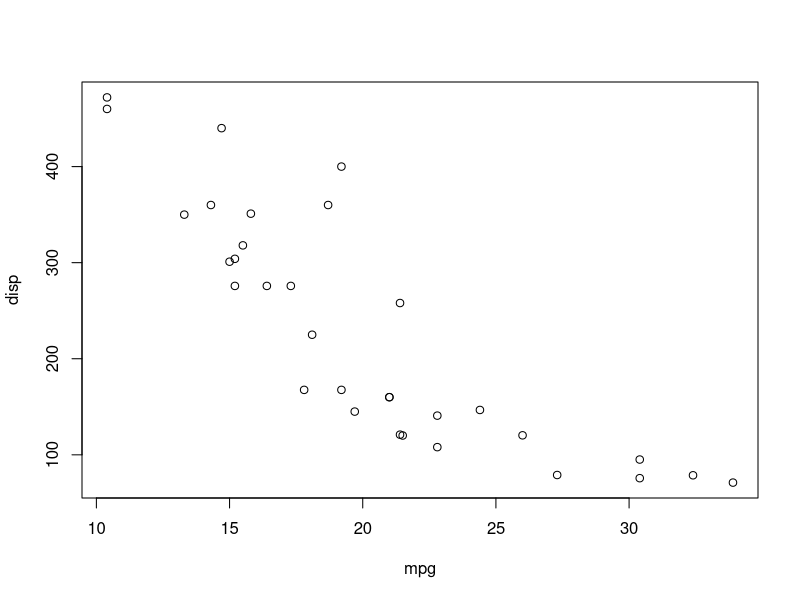
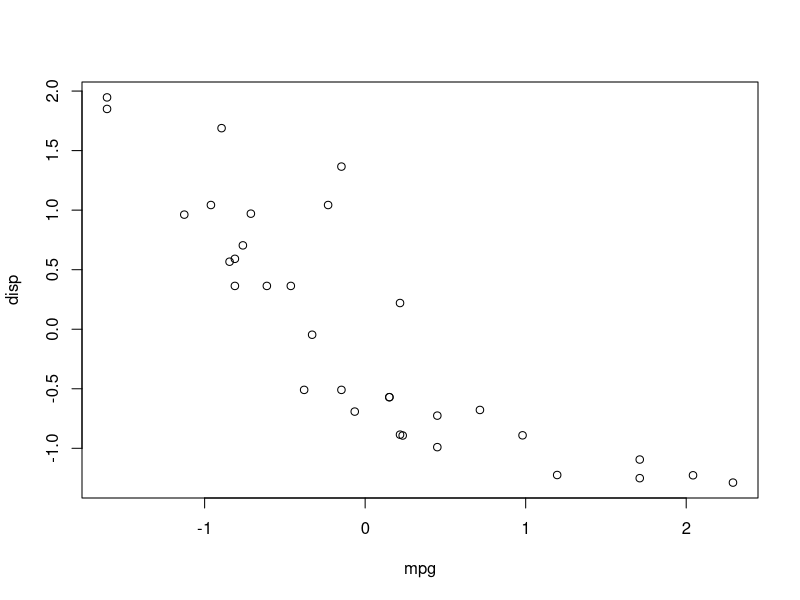

Source code (R) for these figures, in order: (Note: this script raises an error after producing the figures.)
## ---- chunk 1
mtcars[,c(1,3)]
## ---- chunk 2
plot(mtcars[,c(1,3)])
## ---- chunk 3
plot(scale(mtcars[,c(1,3)]))
## ---- chunk 4
my_data <- scale(my_data)
mtcars.pca <- prcomp(my_data, center = F, scale. = F)
summary(mtcars.pca)
## ---- chunk 5
plot(mtcars.pca$x, main = 'after PCA')
## ---- chunk 6
mtcars.pca$rotation
## ---- chunk 7
# make a fake data matrix
data.matrix <- matrix(nrow = 100, ncol = 10)
colnames(data.matrix) <- c(
  paste('wt', 1:5, sep = ''),
  paste('ko', 1:5, sep = '')
)
rownames(data.matrix) <- paste('gene', 1:100, sep = '')
for (i in 1:100) {
  wt.values <- rpois(5, lambda = sample(x=10:100, size=1))
  ko.values <- rpois(5, lambda = sample(x=10:100, size=1))
  
  data.matrix[i,] <- c(wt.values, ko.values)
}
head(data.matrix)
dim(data.matrix)
## ---- chunk 8
pca <- prcomp(t(data.matrix), scale = TRUE)
## ---- chunk 9
plot(pca$x[,1], pca$x[,2],main = 'pca')
## ---- chunk 10
pca.var <- pca$sdev^2
pca.var.per <- round(pca.var/sum(pca.var)*100, 1)

barplot(pca.var.per, main = 'Scree Plot', xlab = 'Principal Component', ylab = 'Percent Variation')
## ---- chunk 11
library(ggplot2)
pca.data <- data.frame(Sample=rownames(pca$x),
                       X=pca$x[,1],
                       Y=pca$x[,2])
pca.data
## ---- chunk 12
ggplot(data = pca.data, aes(x = X, y = Y, label = Sample)) +
  geom_text() +
  xlab(paste("PC1 - ", pca.var.per[1], "%", sep='')) +
  ylab(paste("PC2- ", pca.var.per[2], "%", sep='')) +
  theme_bw() +
  ggtitle("My PCA Graph")
## ---- chunk 13
loading_scores <- pca$rotation[,1]
gene_scores <- abs(loading_scores)
gene_score_ranked <- sort(gene_scores, decreasing = TRUE)
top_10_genes <- names(gene_score_ranked[1:10])

top_10_genes
